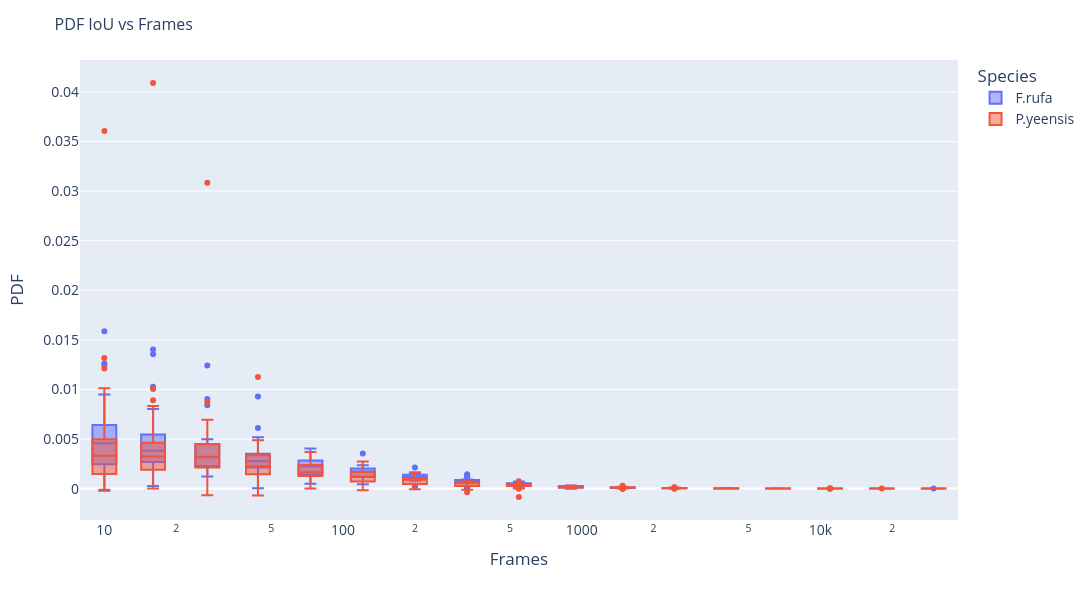

This figure's notebook cell:
### Code cell
fig = px.box(pdf, x='length', y='pdf', color='species', boxmode='overlay', log_x=True, height=600, width=1500)
fig.update_layout(
    title='PDF IoU vs Frames',  
    xaxis_title='Frames',             
    yaxis_title='PDF',                                    
    legend_title='Species',                           
    font=dict(size=14),                                 
    title_font_size=16
                                   
)

fig.show()
# fig.write_html('pdf_iou.html')

### Figure 1 — Plotly figure (JSON) as saved in the notebook; plotly's stock layout.template omitted (floating-point values rounded to 4 significant figures; data arrays with more than 128 entries replaced by an {"elided": "..."} marker saying what was removed)
{"data": [{"alignmentgroup": "True", "hovertemplate": "species=F.rufa<br>length=%{x}<br>pdf=%{y}<extra></extra>", "legendgroup": "F.rufa", "marker": {"color": "#636efa"}, "name": "F.rufa", "notched": false, "offsetgroup": "F.rufa", "orientation": "v", "showlegend": true, "type": "box", "x": {"elided": "296 int values"}, "x0": " ", "xaxis": "x", "y": {"elided": "296 float values"}, "y0": " ", "yaxis": "y"}, {"alignmentgroup": "True", "hovertemplate": "species=P.yeensis<br>length=%{x}<br>pdf=%{y}<extra></extra>", "legendgroup": "P.yeensis", "marker": {"color": "#EF553B"}, "name": "P.yeensis", "notched": false, "offsetgroup": "P.yeensis", "orientation": "v", "showlegend": true, "type": "box", "x": {"elided": "733 int values"}, "x0": " ", "xaxis": "x", "y": {"elided": "733 float values"}, "y0": " ", "yaxis": "y"}], "layout": {"boxmode": "overlay", "font": {"size": 14}, "height": 600, "legend": {"title": {"text": "Species"}, "tracegroupgap": 0}, "margin": {"t": 60}, "title": {"font": {"size": 16}, "text": "PDF IoU vs Frames"}, "width": 1500, "xaxis": {"anchor": "y", "domain": [0, 1], "title": {"text": "Frames"}, "type": "log"}, "yaxis": {"anchor": "x", "domain": [0, 1], "title": {"text": "PDF"}}}}
